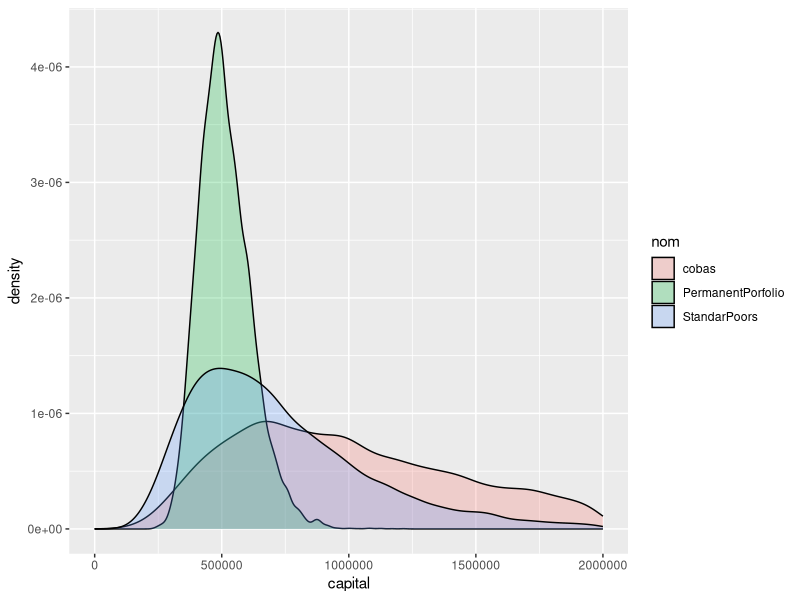

Generate this figure with R:
library(ggplot2)

sim_rentabilitat <- function(numero_sim,anys,capital_inicial,rentabilitat_mitja,rentabilitat_desviacio_std, aportacio_mes, inflacio_mitja, inflacio_std, comisio_fons){
    df_renta <- data.frame()
    for(i in 1:numero_sim){
        c_rentabilitat <- rnorm(n = anys,mean = rentabilitat_mitja, sd = rentabilitat_desviacio_std)
        c_inflacio <- rnorm(n = anys,mean = inflacio_mitja, sd = inflacio_std)
        capital <- capital_inicial
        for(i_renta in 1:length(c_rentabilitat)){
            coef_inflacio <- (100 - c_inflacio[i_renta])/100
            coef_comisio <- (100 - comisio_fons)/100
            #print(coef_inflacio)
            capital <- (capital*c_rentabilitat[i_renta]*coef_inflacio) + (12*aportacio_mes)*((1+mean(c_inflacio[1:length(c_rentabilitat)])/100)^i_renta)
            #print(paste0("Factor perdua poder adquisitiu: ",coef_inflacio))
            #print(paste0("Factor estavi: ",(1+mean(c_inflacio[1:i_renta])/100)^i_renta))
        }
        df_renta <- rbind(df_renta,c(i,capital))
    }
    colnames(df_renta) <- c("sim","capital")
    return(df_renta)
}

df_cobas <- sim_rentabilitat(numero_sim = 15000,anys = 20,
                             capital_inicial = 30000,
                             rentabilitat_mitja = 1.16,
                             rentabilitat_desviacio_std = 0.20,
                             aportacio_mes = 700,
                             inflacio_mitja = 2,
                             inflacio_std = 1,
                             comisio_fons = 1.75)
df_SP <- sim_rentabilitat(numero_sim = 15000,anys = 20,
                          capital_inicial = 30000,
                          rentabilitat_mitja = 1.12,
                          rentabilitat_desviacio_std = 0.17,
                          aportacio_mes = 700,
                          inflacio_mitja = 2,
                          inflacio_std = 1,
                          comisio_fons = 0.35)
df_PP <- sim_rentabilitat(numero_sim = 15000,anys = 20,
                          capital_inicial = 30000,
                          rentabilitat_mitja = 1.09,
                          rentabilitat_desviacio_std = 0.07,
                          aportacio_mes = 700,
                          inflacio_mitja = 2,
                          inflacio_std = 1,
                          comisio_fons = 0.35)

df_cobas$nom <- "cobas"
df_SP$nom <- "StandarPoors"
df_PP$nom <- "PermanentPorfolio"

summary(df_cobas)
summary(df_SP)
summary(df_PP)

df_compara <- rbind(df_cobas,df_SP,df_PP)

ggplot(data = df_compara,aes(x = capital, fill = nom)) + geom_density(alpha=0.25) + xlim(c(0,2*10^6))







